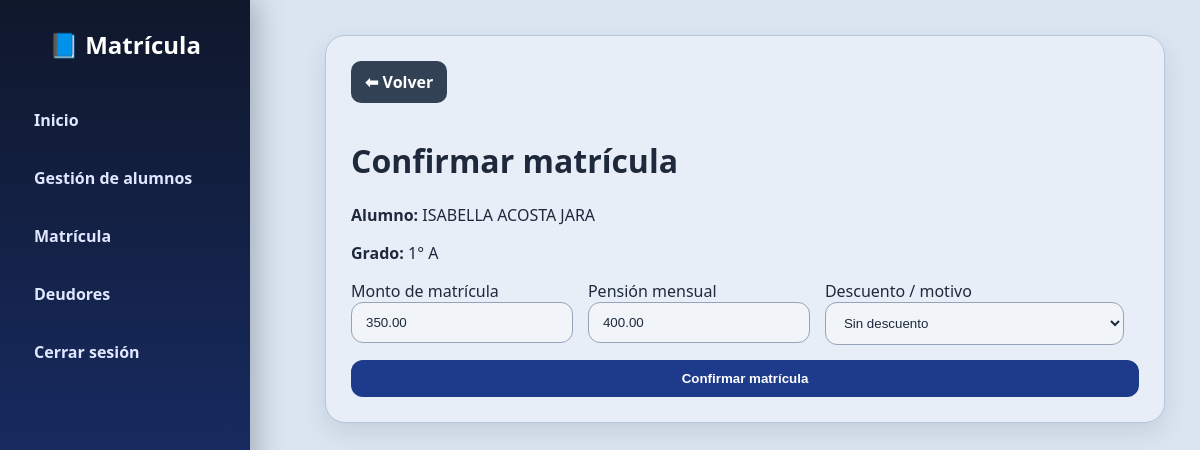
The page /matricular/1 (signed in) on the database as committed earlier.
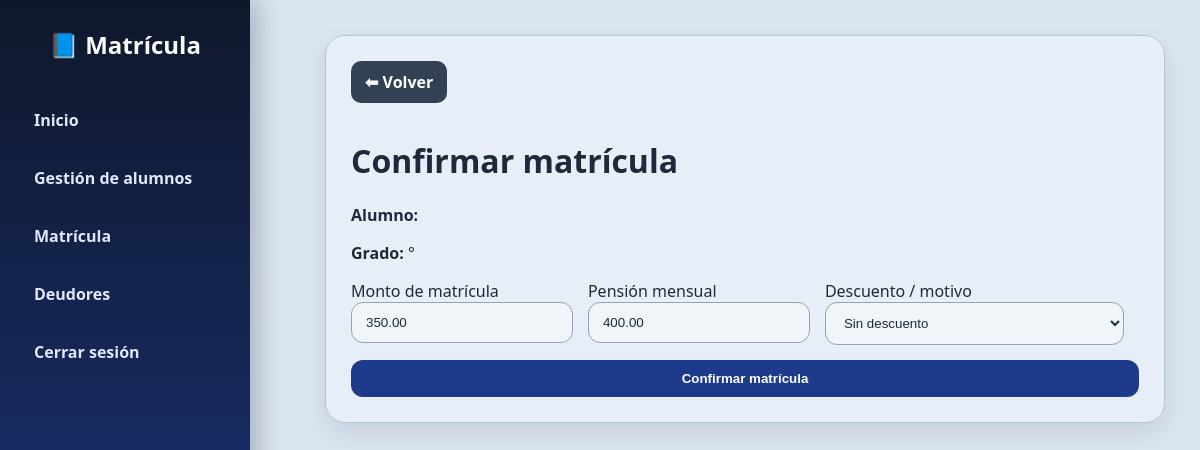
The same page on the database as committed later.
### tables this page shows
CREATE TABLE alumnos (
        id INTEGER PRIMARY KEY AUTOINCREMENT,
        nombres TEXT NOT NULL,
        apellidos TEXT NOT NULL,
        dni TEXT,
        grado TEXT NOT NULL,
        seccion TEXT NOT NULL,
        apoderado TEXT,
        telefono TEXT,
        estado TEXT DEFAULT 'Activo'
    );

### app.py (the view, shortened to what this page needs)
@app.route("/matricular/<int:alumno_id>", methods=["GET", "POST"])
def matricular_alumno(alumno_id):
    if "user" not in session:
        return redirect("/")
    conn = get_db()
    cur = conn.cursor()
    cur.execute("SELECT * FROM alumnos WHERE id=?", (alumno_id,))
    alumno = cur.fetchone()
    cur.execute("SELECT id FROM matriculas WHERE alumno_id=?", (alumno_id,))
    ya_matriculado = cur.fetchone()
    if ya_matriculado:
        conn.close()
        return redirect("/pagos/" + str(alumno_id))
    conn.close()
    return render_template(
        "confirmar_matricula.html",
        alumno=alumno
    )

### app.py (called while the page is built)
def get_db():
    return sqlite3.connect("colegio.db")

@app.context_processor
def injectar_usuario():
    return {
        "usuario_actual": session.get("user"),
        "rol_actual": session.get("rol")
    }

### templates/confirmar_matricula.html (shortened to what this page needs)
<!DOCTYPE html>
<html lang="es">
<head>
<link rel="stylesheet" href="/static/style.css">
</head>
<body>
<div class="sidebar">
    <h2>📘 Matrícula</h2>
    <a href="/dashboard">Inicio</a>
    <a href="/alumnos">Gestión de alumnos</a>
    <a href="/matricula">Matrícula</a>
    <a href="/deudores">Deudores</a>
    <a href="/logout">Cerrar sesión</a>
</div>
<div class="content">
<div class="card form-card">
<a class="btn-volver" href="/matricula">⬅ Volver</a>
<h1>Confirmar matrícula</h1>
<p><b>Alumno:</b> {{ alumno[1] }} {{ alumno[2] }}</p>
<p><b>Grado:</b> {{ alumno[4] }}° {{ alumno[5] }}</p>
<form class="form-editar" method="POST">
    <div>
        <label>Monto de matrícula</label>
        <input type="number" step="0.01" name="monto_matricula" value="350.00" required>
    </div>
    <div>
        <label>Pensión mensual</label>
        <input type="number" step="0.01" name="monto_pension" value="400.00" required>
    </div>
    <div>
        <label>Descuento / motivo</label>
        <select name="descuento">
            <option value="Sin descuento">Sin descuento</option>
        </select>
    </div>
    <button class="btn-full" type="submit">Confirmar matrícula</button>
</form>
</div>
</div>
</body>
</html>

Rows that differ between the two databases and show on the page:
removed alumnos: nombres "ISABELLA", apellidos "ACOSTA JARA", grado "1", seccion "A"
